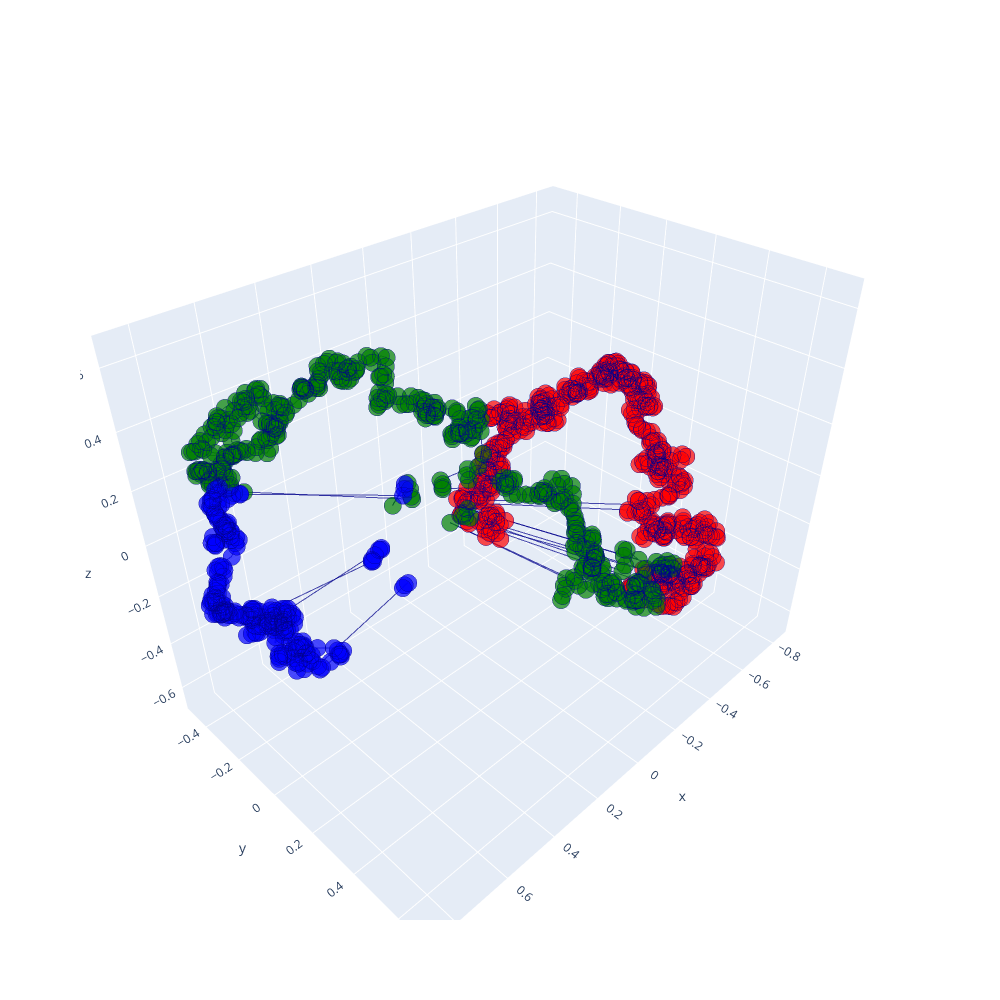

Notebook source saved alongside this figure:
### Code cell
torch_fission_yeast_hic = torch.FloatTensor(fission_yeast_hic)
torch_fission_yeast_hic = torch.reshape(torch_fission_yeast_hic, (1, NB_BINS, NB_BINS))
torch_fission_yeast_hic = torch.repeat_interleave(torch_fission_yeast_hic, BATCH_SIZE, 0)

fission_yeast_pred_structure, fission_yeast_pred_distance, fission_yeast_pred_logits = model(torch_fission_yeast_hic)
fission_yeast_pred_structure = fission_yeast_pred_structure.detach().numpy()[0]

# Plot structures
x_pred = fission_yeast_pred_structure[:, 0]  
y_pred = fission_yeast_pred_structure[:, 1]
z_pred = fission_yeast_pred_structure[:, 2]

colorscale = np.full(len(fission_yeast_pred_structure[:,0]), 'some non specified color')
colorscale[:558] = 'red'
colorscale[558:1012] = 'green'
colorscale[1012:] = 'blue'
color = 'Viridis'
plot_pred_conf(fission_yeast_pred_structure, colorscale, color)

### Figure 1 — Plotly figure (JSON) as saved in the notebook; plotly's stock layout.template omitted (floating-point values rounded to 4 significant figures; data arrays with more than 128 entries replaced by an {"elided": "..."} marker saying what was removed)
{"data": [{"line": {"color": "darkblue", "width": 2}, "marker": {"color": {"elided": "1258 str values"}, "colorscale": [[0, "#440154"], [0.1111, "#482878"], [0.2222, "#3e4989"], [0.3333, "#31688e"], [0.4444, "#26828e"], [0.5556, "#1f9e89"], [0.6667, "#35b779"], [0.7778, "#6ece58"], [0.8889, "#b5de2b"], [1, "#fde725"]], "line": {"width": 3}, "size": 6}, "opacity": 0.7, "scene": "scene", "type": "scatter3d", "x": {"elided": "1258 float values"}, "y": {"elided": "1258 float values"}, "z": {"elided": "1258 float values"}}], "layout": {"height": 1000, "scene": {"domain": {"x": [0, 1], "y": [0, 1]}}, "width": 1000}}
